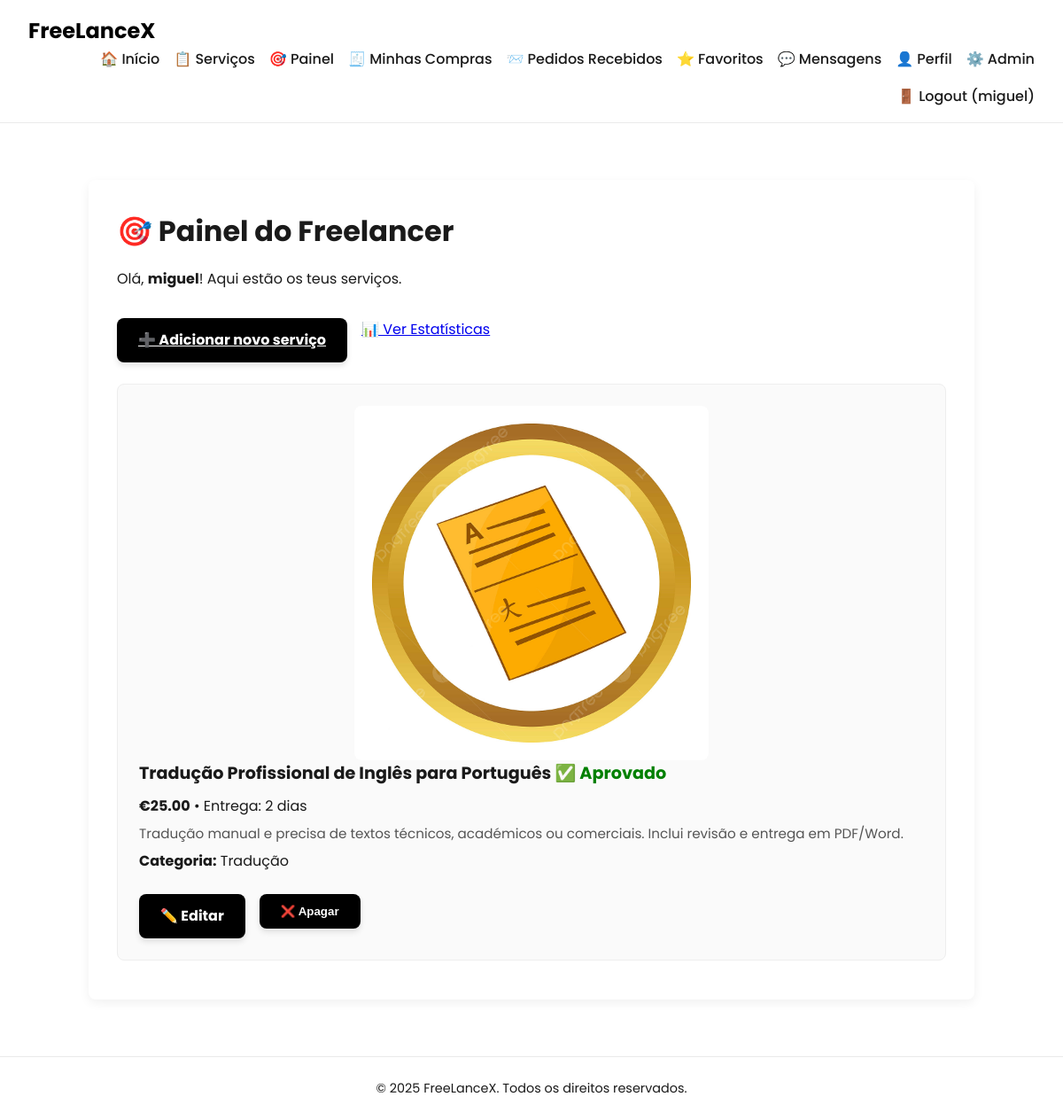
The page /pages/dashboard.php (signed in) on the database its author committed.
### tables this page shows
CREATE TABLE services (
    id INTEGER PRIMARY KEY AUTOINCREMENT,
    freelancer_id INTEGER NOT NULL,
    title TEXT NOT NULL,
    description TEXT,
    price REAL NOT NULL,
    delivery_time TEXT NOT NULL,
    category TEXT, 
    media_path TEXT,
    is_promoted INTEGER DEFAULT 0, currency TEXT DEFAULT 'USD', status TEXT DEFAULT 'pendente',
    FOREIGN KEY(freelancer_id) REFERENCES users(id)
);

### pages/dashboard.php (the view, shortened to what this page needs)
<?php
require_once '../includes/db.php';
?>
<!DOCTYPE html>
<html lang="pt">
<?php include '../includes/head.php'; ?>
<body>
<?php include '../includes/header.php'; ?>
<?php
$stmt = $db->prepare("
    SELECT *
    FROM services
    WHERE freelancer_id = :id
    ORDER BY id DESC
");
$stmt->execute([':id' => $_SESSION['user_id']]);
$services = $stmt->fetchAll(PDO::FETCH_ASSOC);
function getCurrencySymbol($currency) {
    return match (strtoupper($currency)) {
        'USD' => '$',
        'EUR' => '€',
        'GBP' => '£',
        'BRL' => 'R$',
        'JPY' => '¥',
        default => $currency
    };
}
function renderStatusBadge($statusRaw) {
    $status = strtolower($statusRaw ?? 'pendente');
    return match ($status) {
        'aprovado' => "<span style='color: green;'>✅ Aprovado</span>",
        'reprovado' => "<span style='color: red;'>❌ Reprovado</span>",
        default => "<span style='color: orange;'>⏳ Pendente</span>"
    };
}
?>
<main class="dashboard-container">
    <h2>🎯 Painel do Freelancer</h2>
    <p>Olá, <strong><?= htmlspecialchars($_SESSION['username']) ?></strong>! Aqui estão os teus serviços.</p>
    <div class="dashboard-actions">
        <a href="add_service.php" class="primary-btn">➕ Adicionar novo serviço</a>
        <a href="stats.php" class="secondary-btn">📊 Ver Estatísticas</a>
    </div>
    <?php if (count($services) === 0): ?>
        <p class="no-services">Ainda não criaste nenhum serviço.</p>
    <?php else: ?>
        <ul class="service-list">
            <?php foreach ($services as $service): ?>
                <li class="service-item">
                    <?php
                    $imagePath = '../' . $service['media_path'];
                    if (!empty($service['media_path']) && file_exists($imagePath)):
                    ?>
                        <img src="/<?= htmlspecialchars($service['media_path']) ?>" alt="Imagem do serviço" class="service-image">
                    <?php endif; ?>
                    <h4>
                        <?= htmlspecialchars($service['title']) ?>
                        <?= renderStatusBadge($service['status'] ?? null) ?>
                    </h4>
                    <p>
                        <strong><?= getCurrencySymbol($service['currency'] ?? '') . number_format($service['price'], 2) ?></strong>
                        • Entrega: <?= htmlspecialchars($service['delivery_time']) ?>
                    </p>
                    <p class="description"><?= htmlspecialchars($service['description']) ?></p>
                    <p>
                        <strong>Categoria:</strong> <?= htmlspecialchars($service['category'] ?: '—') ?>
                    </p>
                    <div class="service-actions">
                        <a href="edit_service.php?id=<?= $service['id'] ?>" class="primary-btn">✏️ Editar</a>
                        <form method="post" action="delete_service.php" class="inline-form" onsubmit="return confirm('Tens a certeza que queres apagar este serviço?');">
                            <button class="primary-btn danger-btn" type="submit">❌ Apagar</button>
                        </form>
                    </div>
                </li>
            <?php endforeach; ?>
        </ul>
    <?php endif; ?>
</main>
<?php include '../includes/footer.php'; ?>
</body>
</html>

### css/style.css (style rules this page uses)
:root { --primary: #000000; --bg-light: #ffffff; --text-color: #1a1a1a; --accent: #0070f3; --radius: 8px; --transition: all 0.3s ease-in-out; }
* { margin: 0; padding: 0; box-sizing: border-box; }
body { font-family: 'Poppins', sans-serif; background-color: var(--bg-light); color: var(--text-color); line-height: 1.6; }
main { max-width: 1000px; margin: 4rem auto 2rem auto; padding: 2rem; }
.primary-btn { background: var(--primary); color: #fff; padding: 12px 24px; border-radius: var(--radius); font-weight: bold; border: none; cursor: pointer; transition: var(--transition); box-shadow: 0 4px 6px rgba(0,0,0,0.1); }
.dashboard-container { max-width: 1000px; margin: 4rem auto; padding: 2rem; background: #fff; border-radius: var(--radius); box-shadow: 0 4px 12px rgba(0, 0, 0, 0.06); }
.dashboard-container h2 { font-size: 2rem; margin-bottom: 1rem; }
.dashboard-actions { display: flex; flex-wrap: wrap; gap: 1rem; margin: 1.5rem 0; }
.service-list { list-style: none; padding: 0; }
.service-item { padding: 1.5rem; border: 1px solid #eee; border-radius: var(--radius); margin-bottom: 1.5rem; background: #fafafa; }
.service-item h4 { font-size: 1.2rem; margin-bottom: 0.5rem; }
.service-item p { margin: 0.4rem 0; }
.service-item .description { font-size: 0.95rem; color: #555; }
.service-image { max-width: 100%; border-radius: var(--radius); margin-bottom: 1rem; }
.service-actions { margin-top: 1rem; display: flex; gap: 1rem; flex-wrap: wrap; }
.inline-form { display: inline; }
.stats-list, .service-list { list-style: none; padding-left: 0; margin-top: 1rem; }
.service-list li { margin-bottom: 0.75rem; }
.service-actions { display: flex; gap: 1rem; flex-wrap: wrap; margin-top: 1.5rem; }
.service-actions a.primary-btn, .service-actions .inline-form button.primary-btn { display: inline-block; background: var(--primary); color: #fff; padding: 12px 24px; border-radius: var(--radius); font-weight: bold; border: none; cursor: pointer; transition: var(--transition); text-decoration: none; box-shadow: 0 4px 6px rgba(0, 0, 0, 0.1); }
.service-actions .inline-form { display: inline; margin: 0; }
.dashboard-actions { margin-top: 2rem; display: flex; gap: 1rem; }
.danger-btn { background: #e53935; color: #fff; padding: 12px 24px; border-radius: var(--radius); font-weight: bold; border: none; cursor: pointer; transition: var(--transition); box-shadow: 0 4px 6px rgba(0, 0, 0, 0.1); }
.service-image { max-width: 400px; height: auto; display: block; margin: 0 auto; border-radius: 8px; }

### rows shown on the page
services: media_path (picture), title "Tradução Profissional de Inglês para Português", status "✅ Aprovado", currency "€", price "25.00", delivery_time "2 dias", description "Tradução manual e precisa de textos técnicos, académicos ou comerciais. Inclui revisão e entrega em PDF/Word.", category "Tradução"

### other values the page prints
$_SESSION['username'] "miguel"
